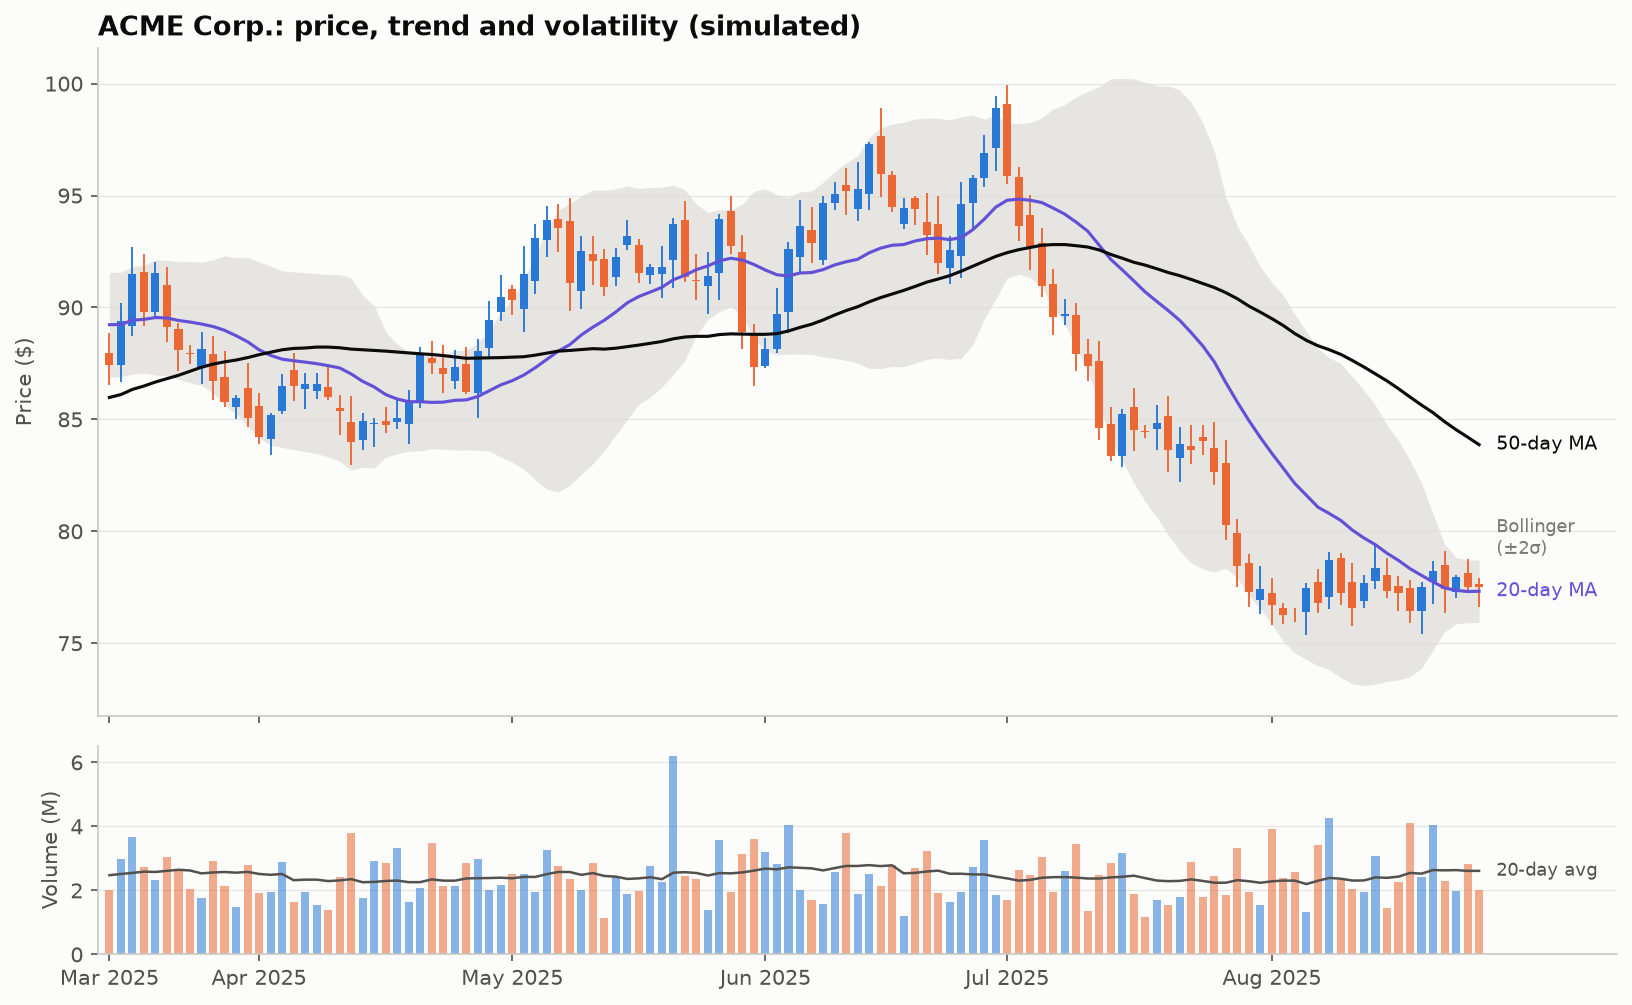

The Python source for this figure:
"""
Candlestick with Moving Averages, Bollinger Band & Volume  -  family: Finance & investment

DESIGN PURPOSE
The technical analyst's standard price panel. Candles show each day's open,
high, low and close. 20- and 50-day moving averages show trend, a Bollinger
band shows how unusual the price is relative to its own recent volatility, and
a separate volume panel shows conviction.

WHEN TO USE
  - Review a single security's recent price action with trend and volatility
    context
  - Spot moving-average crossovers, band squeezes or breakouts, and volume
    spikes
  - Present to trading or portfolio-management audiences who read this format
    daily

AVOID WHEN
  - The audience only needs the trend (a line of closing prices is clearer)
  - More than ~150 periods are shown (candles turn into noise; aggregate to
    weekly)
  - Putting volume on a second y-axis over the price (always give it its own
    panel)

ALTERNATIVES
  - Basic candlestick (05 · Change over time)
  - Line of closing price with MA overlay
  - Cumulative return vs benchmark

EXAMPLE
120 trading days of a simulated stock (illustrative), with 20/50-day moving
averages, a 20-day ±2σ Bollinger band and daily volume with its 20-day
average.

NOTE: Educational examples with simulated or historical data. Not investment
advice; past performance does not predict future returns.

Run:  python candlestick_ma_volume.py
"""
import sys
from pathlib import Path

import numpy as np
import pandas as pd
import matplotlib.pyplot as plt

# Library style: categorical colors in fixed order, recessive axes, hairline grid.
PALETTE = ["#2a78d6", "#eb6834", "#1baf7a", "#eda100",
           "#e87ba4", "#008300", "#6250d6", "#e34948"]
SEQ_CMAP = "Blues"      # sequential: one hue, light -> dark
DIV_CMAP = "RdBu_r"     # diverging: two opposite hues, neutral midpoint
GRAY = "#b8b7b1"        # de-emphasised marks
plt.rcParams.update({
    "figure.figsize": (8, 4.8), "figure.dpi": 110, "figure.facecolor": "#fcfcfb",
    "axes.facecolor": "#fcfcfb", "axes.edgecolor": "#c9c8c3", "axes.linewidth": 0.8,
    "axes.spines.top": False, "axes.spines.right": False,
    "axes.grid": True, "grid.color": "#e6e5e1", "grid.linewidth": 0.6, "axes.axisbelow": True,
    "axes.prop_cycle": plt.cycler(color=PALETTE),
    "axes.titlesize": 13, "axes.titleweight": "bold", "axes.titlelocation": "left",
    "axes.labelcolor": "#52514e", "xtick.color": "#52514e", "ytick.color": "#52514e",
    "text.color": "#0b0b0b", "font.size": 10, "lines.linewidth": 2,
    "legend.frameon": False,
})

# --- Example data ------------------------------------------------------------
rng = np.random.default_rng(21)
n_total, n_show = 170, 120          # extra history warms up the 50-day average
dates = pd.bdate_range("2025-01-02", periods=n_total)
ret = rng.normal(0.0006, 0.016, n_total)
ret[95:115] += 0.004                # a rally
ret[140:152] -= 0.007               # a pullback
close = 80 * np.exp(np.cumsum(ret))
open_ = np.r_[80, close[:-1]] * (1 + rng.normal(0, 0.004, n_total))
high = np.maximum(open_, close) * (1 + rng.uniform(0.001, 0.014, n_total))
low = np.minimum(open_, close) * (1 - rng.uniform(0.001, 0.014, n_total))
volume = rng.lognormal(np.log(2e6), 0.3, n_total) * (1 + 10 * np.abs(ret))

df = pd.DataFrame({"open": open_, "high": high, "low": low, "close": close,
                   "volume": volume}, index=dates)
df["ma20"] = df["close"].rolling(20).mean()
df["ma50"] = df["close"].rolling(50).mean()
sd20 = df["close"].rolling(20).std()
df["bb_upper"] = df["ma20"] + 2 * sd20
df["bb_lower"] = df["ma20"] - 2 * sd20
df["vol_ma20"] = df["volume"].rolling(20).mean()
df = df.iloc[-n_show:].round(2)
df.tail()

# --- Plot --------------------------------------------------------------------
fig, (ax, axv) = plt.subplots(2, 1, figsize=(11, 6.8), sharex=True,
                              gridspec_kw={"height_ratios": [3.2, 1]})
x = np.arange(len(df))
up = (df["close"] >= df["open"]).to_numpy()
colors = np.where(up, PALETTE[0], PALETTE[1])

ax.fill_between(x, df["bb_lower"], df["bb_upper"], color="#dddcd6", alpha=0.7, linewidth=0)
ax.vlines(x, df["low"], df["high"], color=colors, linewidth=0.9)
ax.bar(x, (df["close"] - df["open"]).abs().clip(lower=0.03),
       bottom=df[["open", "close"]].min(axis=1), color=colors, width=0.7)
ax.plot(x, df["ma20"], color=PALETTE[6], linewidth=1.5)
ax.plot(x, df["ma50"], color="#0b0b0b", linewidth=1.5)
end = len(df) - 1
for col, label, color in [("ma20", "20-day MA", PALETTE[6]), ("ma50", "50-day MA", "#0b0b0b")]:
    ax.text(end + 1.5, df[col].iloc[-1], label, color=color, va="center", fontsize=9)
ax.text(end + 1.5, df["bb_upper"].iloc[-1], "Bollinger\n(±2σ)", color="#7a7974",
        va="bottom", fontsize=8.5)
ax.set_xlim(-1, len(df) + 11)
ax.set_ylabel("Price ($)")
ax.set_title("ACME Corp.: price, trend and volatility (simulated)")

axv.bar(x, df["volume"] / 1e6, color=colors, width=0.7, alpha=0.55)
axv.plot(x, df["vol_ma20"] / 1e6, color="#52514e", linewidth=1.2)
axv.text(end + 1.5, df["vol_ma20"].iloc[-1] / 1e6, "20-day avg", color="#52514e",
         va="center", fontsize=8.5)
axv.set_ylabel("Volume (M)")

month_start = np.flatnonzero(df.index.month != np.r_[0, df.index.month[:-1]])
axv.set_xticks(month_start, df.index[month_start].strftime("%b %Y"))
for a in (ax, axv):
    a.grid(axis="x", visible=False)
fig.tight_layout()

# --- Save / show -------------------------------------------------------------
out = Path(__file__).with_name(Path(__file__).stem + ".png")
fig.savefig(out, dpi=150, bbox_inches="tight")
print(f"saved {out}")
if "--no-show" not in sys.argv:
    plt.show()
